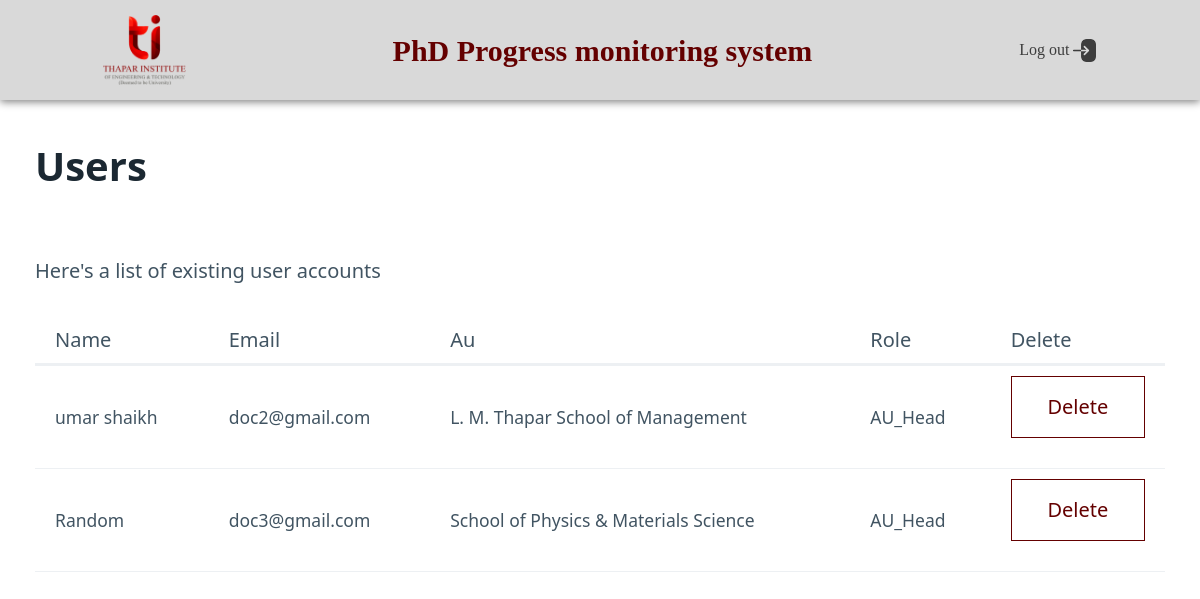
Before: /manage_users (signed in) with the older database file.
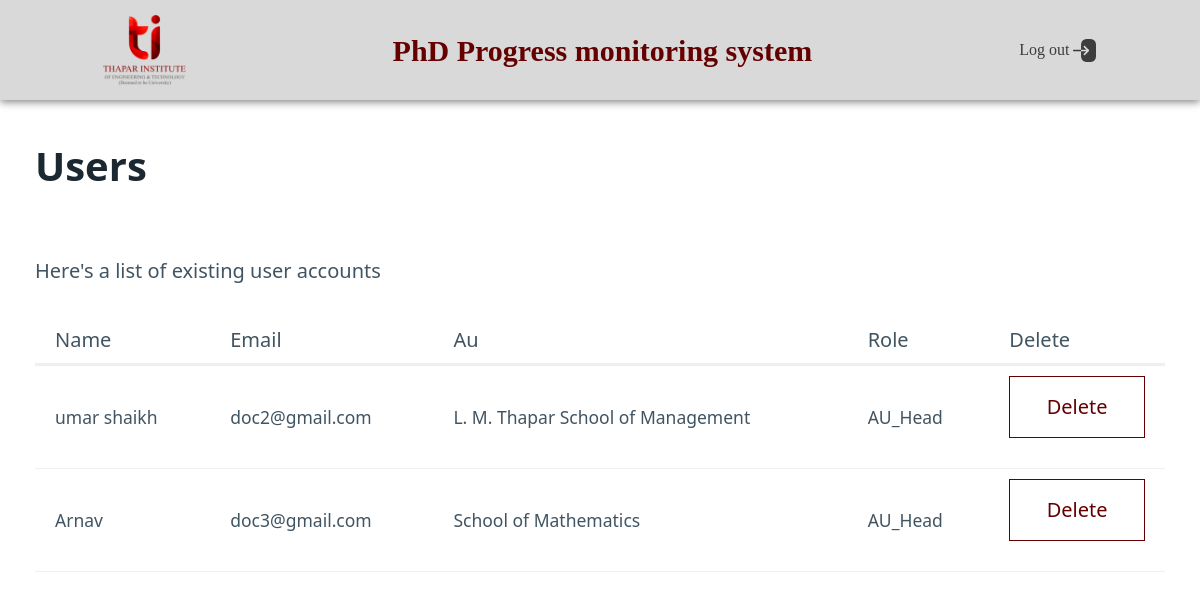
After: the same page with the newer database file.
### app.py (models this page shows)
class User(db.Model):
    email = db.Column(db.String(50), unique=True, nullable=False, primary_key=True)
    password = db.Column(db.String(300), nullable=False)
    role = db.Column(db.String(50), nullable=False)
    name = db.Column(db.String(50), nullable=False)
    Au = db.Column(db.String(50), nullable=False)

### app.py (the view)
@app.route('/manage_users', methods=['GET', 'POST'])
def manage_users():
    if session.get('role') == 'admin':
        users = User.query.filter(User.role != 'admin').all()
        print(users)
        users = [dict(email=user.email, password=user.password, role=user.role, name=user.name, Au=user.Au) for user in users]
        for user in users:
            del user['password']
            user["Au"] = Au_list[int(user["Au"])-1]
        return render_template('manage_users.html', users=users)
    return redirect(url_for('login'))

### templates/manage_users.html (shortened to what this page needs)
<html data-theme="light">
    <head>
        <link rel="stylesheet" href="{{ url_for('static', filename='pico.min.css') }}">
      </head>
    <body>
      <nav class="nav">
        <div class="logo">
            <img src="{{ url_for('static', filename='images/tietlogo.png') }}" alt="logo">
        </div>
        <div class="brand">
            <strong>PhD Progress monitoring system</strong>
        </div>
        <div class="logout">
            <a href="/logout">Log out <img src="{{ url_for('static', filename='images/logout.png') }}" alt="logout"></a>
        </div>
    </nav>
        <div class="container">
            <div class="row">
                <div class="col-12">
                    <h1>Users</h1>
                    <p>Here's a list of existing user accounts</p>
                    <table class="table">
                        <thead>
                            <tr>
                                <th>Name</th>
                                <th>Email</th>
                                <th>Au</th>
                                <th>Role</th>
                                <th>Delete</th>
                            </tr>
                        </thead>
                        <tbody>
                            {% for user in users %}
                            <tr>
                                <td>{{ user.name }}</td>
                                <td>{{ user.email }}</td>
                                <td>{{ user.Au }}</td>
                                <td>{{ user.role }}</td>
                                <td>
                                    <button class="secondary" data-target="modal-delete-{{ user.email }}" onClick="toggleModal(event)"> Delete</button>
                                </td>
                            </tr>
                            {% endfor %}
                        </tbody>
                    </table>
                </div>
            </div>
        </div>
    </body>
</html>

### templates/manage_users.html (style rules this page uses)
.secondary { background-color: white; color: #640000; border-color: #640000; border-radius: 0; }
.nav { background-color: #D9D9D9; color: #640000; min-height: 100px; display: flex; align-items: center; justify-content: space-around; margin-bottom: 3%; box-shadow: 0 2px 8px grey; font-family: 'Times New Roman', Times, serif; font-size: 30px; }
.nav img { height: 70px; }
.logout a { color: #3D3D3D; cursor: pointer; text-decoration: none; font-size: medium; }
.logout img { height: 23px; }

Changed rows visible on the page:
changed User "doc3@gmail.com": name "Random" → "Arnav"; Au "School of Physics & Materials Science" → "School of Mathematics"
